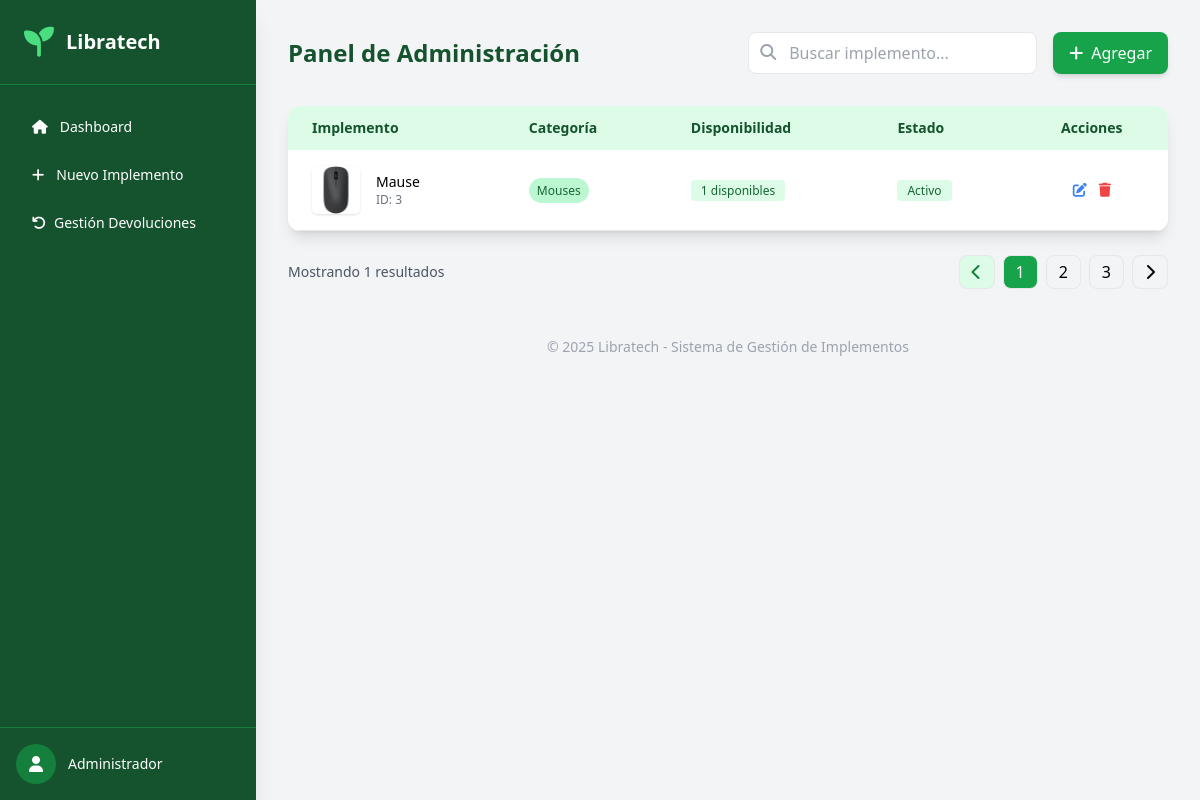
/admin/admin/catalogo, run on the app's committed database.
### tables this page shows
CREATE TABLE catalogo (
                id INTEGER PRIMARY KEY AUTOINCREMENT,
                implemento TEXT NOT NULL,
                descripcion TEXT NOT NULL,
                disponibilidad INTEGER NOT NULL,
                imagen_url TEXT,
                categoria TEXT,
                created_at TIMESTAMP DEFAULT CURRENT_TIMESTAMP
            );

### routes/admin.py (the view)
@admin_bp.route('/admin/catalogo')
def ver_catalogo():
    conn = get_db_connection()
    implementos = conn.execute('SELECT * FROM catalogo ORDER BY id DESC').fetchall()
    conn.close()
    return render_template('admin/panel_administrador.html', implementos=implementos)

### app.py (called while the page is built)
@app.context_processor
def inject_user():
    return dict(
        current_user={
            'id': session.get('user_id'),
            'nombre': session.get('user_nombre'),
            'email': session.get('user_email'),
            'is_authenticated': 'user_id' in session
        }
    )

### utils/db.py (called while the page is built)
def get_db_connection():
    conn = sqlite3.connect('models/database.db')
    conn.row_factory = sqlite3.Row
    return conn

### templates/admin/panel_administrador.html (shortened to what this page needs)
<!DOCTYPE html>
<html lang="es">
<head>
  <script src="https://cdn.tailwindcss.com"></script>
  <link rel="stylesheet" href="https://cdnjs.cloudflare.com/ajax/libs/font-awesome/6.4.0/css/all.min.css">
</head>
<body class="bg-gray-100 flex min-h-screen">
  <aside class="w-64 bg-green-900 text-white flex flex-col fixed h-full shadow-xl">
    <div class="p-6 flex items-center space-x-3 border-b border-green-700">
      <i class="fas fa-seedling text-3xl text-green-400"></i>
      <h2 class="text-xl font-bold">Libratech</h2>
    </div>
    <nav class="flex-1 px-4 py-6 space-y-3 text-sm font-medium">
      <a href="#" class="flex items-center px-4 py-2 rounded-lg hover:bg-green-700 transition">
        <i class="fas fa-home mr-3"></i> Dashboard
      </a>
      <a href="{{ url_for('admin.agregar_implemento') }}" class="flex items-center px-4 py-2 rounded-lg hover:bg-green-700 transition">
        <i class="fas fa-plus mr-3"></i> Nuevo Implemento
      </a>
      <a href="{{ url_for('admin.devolucion_prestamos') }}" class="flex items-center px-4 py-2 rounded-lg hover:bg-green-700 transition">
        <i class="fas fa-undo mr-2"></i> Gestión Devoluciones
      </a>
    </nav>
    <div class="p-4 border-t border-green-700 flex items-center space-x-3">
      <div class="w-10 h-10 bg-green-700 flex items-center justify-center rounded-full">
        <i class="fas fa-user"></i>
      </div>
      <span class="text-sm">Administrador</span>
    </div>
  </aside>
  <main class="flex-1 ml-64 p-8">
    <div class="flex justify-between items-center mb-8">
      <h1 class="text-2xl font-bold text-green-900">Panel de Administración</h1>
      <div class="flex space-x-4">
        <div class="relative hidden md:block">
          <input type="text" placeholder="Buscar implemento..." class="pl-10 pr-4 py-2 border rounded-lg focus:outline-none focus:ring-2 focus:ring-green-500">
          <i class="fas fa-search absolute left-3 top-3 text-gray-400"></i>
        </div>
        <a href="{{ url_for('admin.agregar_implemento') }}" class="px-4 py-2 bg-green-600 text-white rounded-lg hover:bg-green-700 flex items-center shadow-md">
          <i class="fas fa-plus mr-2"></i>Agregar
        </a>
      </div>
    </div>
    <div class="bg-white rounded-xl shadow-lg overflow-hidden">
      <table class="w-full text-sm">
        <thead class="bg-green-100 text-green-900">
          <tr>
            <th class="px-6 py-3 text-left">Implemento</th>
            <th class="px-6 py-3 text-left">Categoría</th>
            <th class="px-6 py-3 text-left">Disponibilidad</th>
            <th class="px-6 py-3 text-left">Estado</th>
            <th class="px-6 py-3 text-center">Acciones</th>
          </tr>
        </thead>
        <tbody>
          {% for implemento in implementos %}
          <tr class="border-b hover:bg-green-50 transition">
            <td class="px-6 py-4 flex items-center">
              {% if implemento['imagen_url'] %}
              <img src="{{ url_for('static', filename='uploads/' + implemento['imagen_url']) }}" alt="{{ implemento['implemento'] }}" class="w-12 h-12 rounded-md object-cover mr-4 shadow">
              {% else %}
              <div class="w-12 h-12 rounded-md bg-gray-100 flex items-center justify-center mr-4">
                <i class="fas fa-box text-gray-400"></i>
              </div>
              {% endif %}
              <div>
                <p class="font-medium">{{ implemento['implemento'] }}</p>
                <p class="text-xs text-gray-500">ID: {{ implemento['id'] }}</p>
              </div>
            </td>
            <td class="px-6 py-4">
              <span class="px-2 py-1 bg-green-200 text-green-800 text-xs font-medium rounded-full capitalize">
                {{ implemento['categoria'] }}
              </span>
            </td>
            <td class="px-6 py-4">
              {% if implemento['disponibilidad'] > 0 %}
              <span class="bg-green-100 text-green-800 text-xs font-medium px-2.5 py-0.5 rounded">
                {{ implemento['disponibilidad'] }} disponibles
              </span>
              {% else %}
              <span class="bg-red-100 text-red-800 text-xs font-medium px-2.5 py-0.5 rounded">
                Agotado
              </span>
              {% endif %}
            </td>
            <td class="px-6 py-4">
              <span class="bg-green-100 text-green-800 text-xs font-medium px-2.5 py-0.5 rounded">Activo</span>
            </td>
            <td class="px-6 py-4">
              <div class="flex justify-center space-x-3">
                <a href="{{ url_for('admin.editar_implemento', id=implemento['id']) }}" class="text-blue-500 hover:text-blue-700">
                  <i class="fas fa-edit"></i>
                </a>
                <form action="{{ url_for('admin.eliminar_implemento', id=implemento['id']) }}" method="POST" onsubmit="return confirm('¿Está seguro de que desea eliminar este implemento?');">
                  <button type="submit" class="text-red-500 hover:text-red-700">
                    <i class="fas fa-trash"></i>
                  </button>
                </form>
              </div>
            </td>
          </tr>
          {% endfor %}
        </tbody>
      </table>
    </div>
    {% if implementos %}
    <div class="flex justify-between items-center mt-6">
      <p class="text-gray-600 text-sm">Mostrando {{ implementos|length }} resultados</p>
      <div class="flex space-x-2">
        <button class="px-3 py-1 border rounded-lg bg-green-100 text-green-700">
          <i class="fas fa-chevron-left"></i>
        </button>
        <button class="px-3 py-1 border rounded-lg bg-green-600 text-white">1</button>
        <button class="px-3 py-1 border rounded-lg hover:bg-green-50">2</button>
        <button class="px-3 py-1 border rounded-lg hover:bg-green-50">3</button>
        <button class="px-3 py-1 border rounded-lg hover:bg-green-50">
          <i class="fas fa-chevron-right"></i>
        </button>
      </div>
    </div>
    {% endif %}
    <footer class="text-center text-gray-400 mt-12 text-sm">
      <p>© 2025 Libratech - Sistema de Gestión de Implementos</p>
    </footer>
  </main>
</body>
</html>

### data on the page
catalogo: imagen_url (picture), implemento "Mause", id "3", categoria "Mouses", disponibilidad "1"

### other printed values
{{ implementos|length }} "1"
